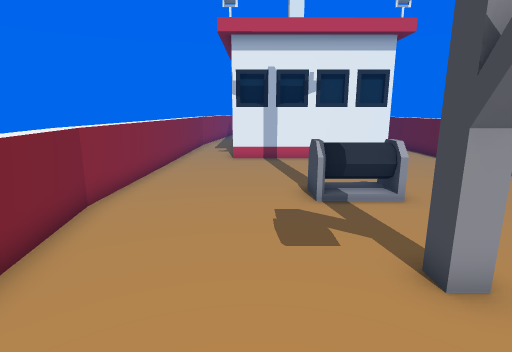
View 1 (above)

12 first-person views from a walk through a scene from a Unity 3-D project. The camera is 1.2 m above the floor, tilts 12° down and sees 80° across. The floor is counted in squares, 0.5 m on a side. Each view is taken from the middle of a square. On the plan, view 1 faces up. The plan holds only what a view shows up to about 19 squares ahead; the rest is blank. The place goes on beyond the plan. Some surface patterns are stand-ins.

View 2
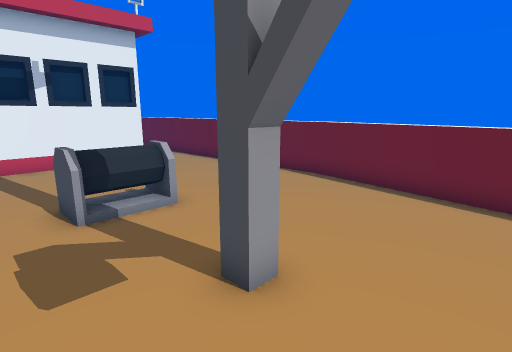

View 3
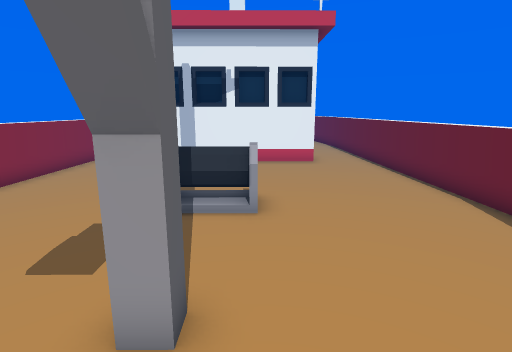

View 4
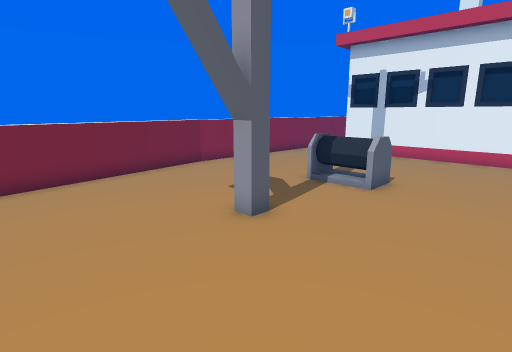

View 5
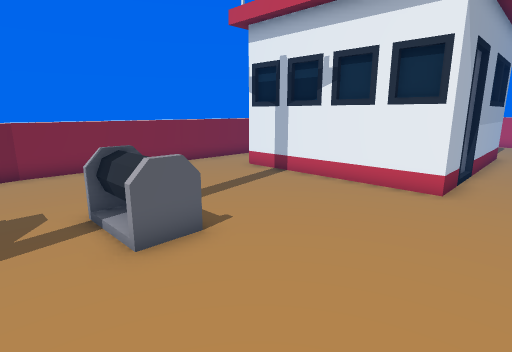

View 6
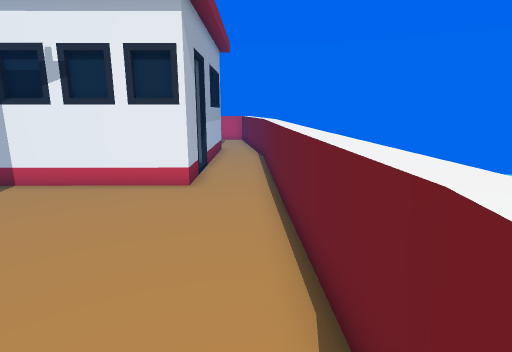

View 7
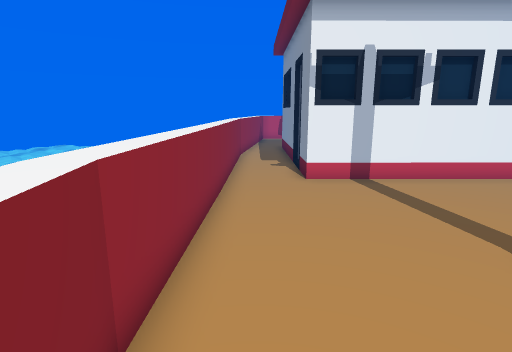

View 8
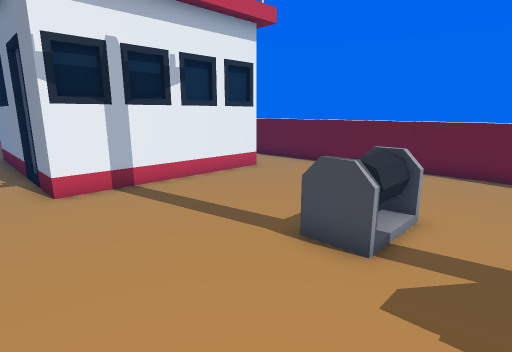

View 9
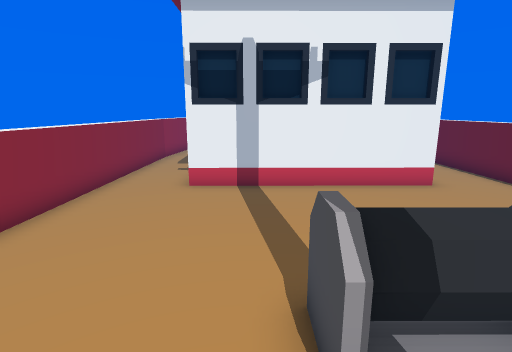

View 10
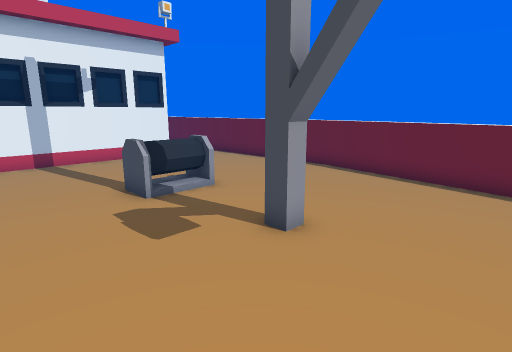

View 11
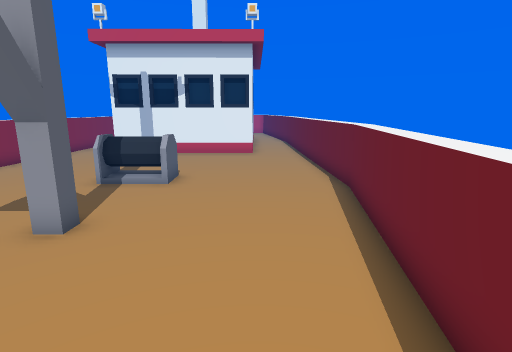

View 12
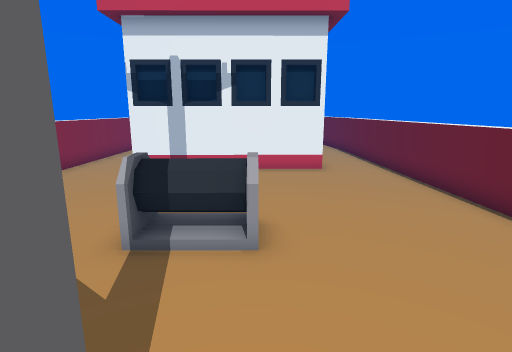

### Floor plan
Key: @ floor where view 1 was taken; # wall or solid block; . floor; = window, fence, low wall or low ledge; ≈ water the walk keeps out of; ^ raised ledge.
Columns run from 5 left of view 1 to 10 right of it. Each row starts with its distance up from view 1.
 24  =..#       #.=
 23  =..#       #.=
 22  =..#       #.=
 21  =..#       #.==
 20  =..#       #.==
 19  =..#       #..=
 18  =..#       #..=
 17  ^..#       #..=
 16  =..#########..^
 15  =.............=
 14 ≈=.............=
 13 ≈=.............=
 12 ≈=.............=
 11 ==.............=
 10 ==.............=
  9 ==.....^^^.....=
  8 ^^.....^^=.....=
  7 ==.............=
  6 ≈=.............=
  5  =.............=
  4  =......#.....=^
  3  =......#.....==
  2  ^=...........==
  1  ==...........=≈
  0   =..@......  =
 -1      ......  .
 -2             .

Positions as (right, up) in squares from view 1, and headings:
1: (0, 0), facing up
2: (0, 1), facing up-right
3: (4, 1), facing up
4: (8, -1), facing up-left
5: (9, 6), facing up-left
6: (9, 6), facing up
7: (-3, 5), facing up
8: (-3, 6), facing up-right
9: (1, 6), facing up
10: (-2, 0), facing up-right
11: (7, -2), facing up
12: (4, 3), facing up
